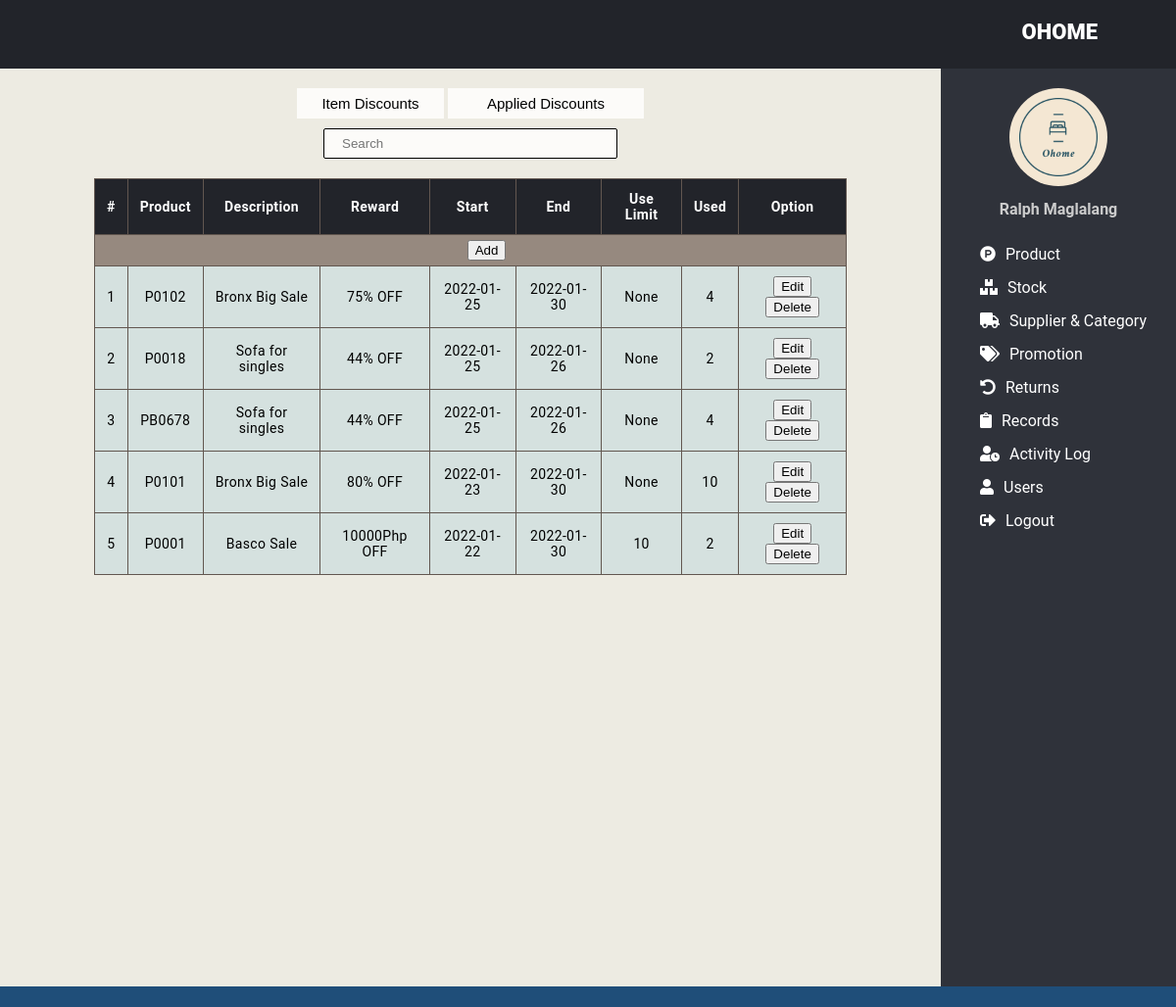
/POSINVENTORY/admin/adminpromotions.php (signed in), run on the app's committed database.
### tables this page shows
CREATE TABLE `tblpromos` (
  `promoID` int(10) NOT NULL,
  `promotype` varchar(20) NOT NULL,
  `description` varchar(50) NOT NULL,
  `rewardtype` varchar(5) NOT NULL,
  `reward` int(10) NOT NULL,
  `product` varchar(50) NOT NULL DEFAULT 'All ',
  `used` int(10) NOT NULL DEFAULT 0,
  `uselimit` int(10) DEFAULT NULL,
  `periodstart` date NOT NULL DEFAULT current_timestamp(),
  `periodend` date DEFAULT NULL
);

### POSINVENTORY/admin/adminpromotions.php (the view, shortened to what this page needs)
<?php
    require '../include/dbcon.php';
    if(isset($_SESSION["ID"]))
    {
        if(isset($_SESSION["AppliedTab"]))
        {
            $Display = "SELECT tblpromos.*,tblproducts.description as pdescription,tblproducts.price,tblproducts.quantity FROM tblpromos INNER JOIN tblproducts
                            WHERE tblpromos.product = tblproducts.productcode AND tblproducts.quantity !=0
                                AND (tblpromos.periodstart<=NOW() AND (tblpromos.periodend>=NOW() OR tblpromos.periodend=0))
                                AND (tblpromos.uselimit=0 OR (tblpromos.uselimit-tblpromos.used)>0)";
            if(isset($_GET["Search"])) {
                $Display .= " AND (tblpromos.description LIKE '%".$_GET["Search"]."%' OR tblpromos.product LIKE '%".$_GET["Search"]."%' OR tblproducts.description LIKE '%".$_GET["Search"]."%')";
                $_SESSION["Search"] = $_GET["Search"];}
        }
        elseif(isset($_SESSION["NewPromoProduct"]))
        {
            $Display = "SELECT * FROM tblproducts";
            if(isset($_GET["Search"])) {
                $Display .= " WHERE productcode LIKE '%".$_GET["Search"]."%' OR barcode LIKE '%".$_GET["Search"]."%' OR description LIKE '%".$_GET["Search"]."%' OR category LIKE '%".$_GET["Search"]."%'";
                $_SESSION["Search"] = $_GET["Search"];}
        }
        else
        {
            $Display = "SELECT * FROM tblpromos";
            $Display .= " ORDER BY periodstart DESC";
        }
    }
    else
    {
        header("location:../index.php");
    }
 ?>
<!DOCTYPE html>
<html>
    <head>
        <link rel="stylesheet" type="text/css" href="https://cdnjs.cloudflare.com/ajax/libs/font-awesome/5.13.0/css/all.min.css">
        <link rel="stylesheet" href="../styles.css">
    </head>
    <body>
    <header>
		<div class="right_area">
			<h3>Ohome</h3>
		</div>
	</header>
        <div class="main">
            <div class="activity">
                <div class="tabs">
                    <form method="post">
                        <button name="DiscountsTab">Item Discounts</button>
                        <button name="AppliedTab">Applied Discounts</button>
                    </form>
                    <form method="get">
                        <input type="search" name="Search" placeholder="Search" value="<?php echo isset($_SESSION['Search']) ? $_SESSION['Search'] : ''; ?>">
                    </form>
                </div>
                <table class="table">
                <?php
                    if(isset($_SESSION["NewPromoProduct"]))
                    {
                        echo   '<tr>
                                    <th>#</th><th>Product Code</th><th>Barcode</th><th>Description</th><th>Price</th><th>Category</th><th>Options</th>
                                </tr> ';
                        $pdoChoice = $pdoConnect->prepare($Display);
                        $pdoChoice->execute();
                        $num=0;
                        foreach ($pdoChoice as $choice)
                        {
                            if(isset($_SESSION["PromoProductCart"])){
                                $item_array_id = array_column($_SESSION["PromoProductCart"], "ProductCode");
                                if(in_array($choice['productcode'], $item_array_id)){
                                    continue;}}
                            $num++;
                            echo    '<tr>
                                    <td>'.$num.'</td>
                                    <td>'.$choice['productcode'].'</td>
                                    <td>'.$choice['barcode'].'</td>
                                    <td>'.$choice['description'].'</td>
                                    <td>'.$choice['price'].'</td>
                                    <td>'.$choice['category'].'</td>
                                    <td>
                                        <form method="post">
                                        <input type="hidden" name="ProductCode" value="'.$choice["productcode"].'">
                                        <input type="hidden" name="Description" value="'.$choice["description"].'">
                                        <input type="hidden" name="Price" value="'.$choice["price"].'">
                                        <button name="PromoProductAdd">Add</button>
                                        </form>
                                    </td>
                                    </tr>';
                        }
                    }
                    else
                    {
                        echo '<tr>
                            <th>#</th><th>Product</th><th>Description</th><th>Reward</th><th>Start</th><th>End</th><th>Use Limit</th><th>Used</th><th>Option</th>
                        </tr>';
                        echo    '<tr class="crud">
                                <td></td>
                                    <td colspan=9>
                                    <form method="post">
                                        <button name="NewPromoProduct">Add</button>
                                    </form>
                                    </td>
                                </tr>';
                        $pdoDisplay = $pdoConnect->prepare($Display);
                        $pdoDisplay->execute();
                        $num=0;
                        foreach ($pdoDisplay as $promo)
                        {
                            $num++;
                            if(isset($_POST["EditPromo"]) && $promo["promoID"]==$_POST["promoID"])
                            {
                                echo   '<tr class="crud"><td></td>
                                        <form method="post">
                                            <td>'.$promo['product'].'</td>
                                            <td><input type="text" name="description" placeholder="Description" value="'.$promo['description'].'" required></td>
                                            <td><input type="number" name="reward" min=1 placeholder="Discount Value" value="'.$promo['reward'].'" required>
                                            <select name="rewardtype">\r\n
                                                <option value="Php" '; echo $promo['rewardtype']=='Php' ? 'selected' : '' ; echo'>Php</option>\r\n
                                                <option value="%" '; echo $promo['rewardtype']=='%' ? 'selected' : '' ; echo'>%</option>\r\n
                                            </select></td>
                                            <td><input type="date" name="periodstart" min="'; echo $promo['periodstart']>date('Y-m-d') ? date('Y-m-d') : $promo['periodstart']; echo'" placeholder="Start" value="'.$promo['periodstart'].'" required></td>
                                            <td><input type="date" name="periodend" min="'.date('Y-m-d').'" placeholder="End" value="'; echo $promo['periodend']==0 ? '' : $promo['periodend']; echo'"></td>
                                            <td><input type="number" name="uselimit" min=1 placeholder="Use Limit" value="'; echo $promo['uselimit']==0 ? '' : $promo['uselimit']; echo'"></td>
                                            <td>'.$promo['used'].'</td>
                                            <input type="hidden" name="promoID" value="'.$promo["promoID"].'">
                                            <input type="hidden" name="product" value="'.$promo["product"].'">
                                            <td><button name="Cancel" form="cancel">Cancel</button> <button name="EditPromoDone">Done</button></td>
                                        </form>
                                        <form method="post" id="cancel"></form>
                                        </tr>';
                            }
                            else
                            {
                                echo   '<tr>
                                    <td>'.$num.'</td>
                                    <td>'.$promo['product'].'</td>
                                    <td>'.$promo['description'].'</td>
                                    <td>'.$promo['reward'].''.$promo['rewardtype'].' OFF</td>
                                    <td>'.$promo['periodstart'].'</td>
                                    <td>'; echo $promo['periodend']==0 ? 'None' : $promo['periodend']; echo'</td>
                                    <td>'; echo $promo['uselimit']==0 ? 'None' : $promo['uselimit']; echo'</td>
                                    <td>'.$promo['used'].'</td>
                                    <td>
                                    <form method="post">
                                        <input type="hidden" name="promoID" value="'.$promo["promoID"].'">
                                        <button name="EditPromo">Edit</button> <button name="DeletePromo">Delete</button>
                                    </form>
                                    </td>
                                    </tr>';
                            }
                        }
                    }
                ?>
                </table>
            </div>
            <div class="navigation">
                <?php
                    include '../include/adminnav.php';
                ?>
            </div>
        <div class="footer">
        </div>
    </body>
</html>

### POSINVENTORY/styles.css (style rules this page uses)
body { margin: 0; padding: 0; font-family: "Roboto", sans-serif; background-color: #edebe2; }
header { position: fixed; background: #22242A; padding: 20px; width: 100%; height: 30px; }
.right_area h3 { color: #fff; margin: 0; text-transform: uppercase; font-size: 22px; font-weight: 850; float: right; margin-right: 100px; }
.navigation { background: #2f323A; margin-top: 70px; padding-top: 20px; position: fixed; right: 0; width: 20%; height: 100%; transition: 0.5s; transition-property: right; }
.activity { position: fixed; margin-top: 70px; padding-bottom: 100px; width: 80%; height: 68%; float: left; overflow-y: scroll; text-align: center; }
.tabs { padding: 20px; }
.tabs button, .tabs select { width: 150px; padding: 7px 18px; border: none; font-size: 15px; background-color: rgba(255, 255, 255, 0.801); }
.tabs input { width: 300px; margin-top: 10px; padding: 7px 18px; border: 0.3px solid #000000; border-radius: 2px; background-color: rgba(255, 255, 255, 0.801); }
.tabs button[name="AppliedTab"], .tabs button[name="ChangePassword"] { width: 200px; }
.footer { width: 100%; height: 2vh; position: fixed; bottom: 0vh; background-color: #1F4E79; }
.table { width: 80%; border-collapse: collapse; margin: auto; margin-bottom: 200px; }
.table th { background-color: #22242A; color: #fff; font-weight: 600; padding: 12px; border: 1.5px solid #625750; }
.table tr, .table td { font-size: 14px; letter-spacing: 0.35px; background-color: #d5e1df; padding: 10px; border: 1px solid #625750; }
.crud td { color: #fff; background-color: #96897f; padding: 5px; border:none; }

### data on the page
tblpromos: product "P0102", description "Bronx Big Sale", reward "75", rewardtype "%", periodstart "2022-01-25", periodend "2022-01-30", uselimit "None", used "4"
tblpromos: product "P0018", description "Sofa for singles", reward "44", rewardtype "%", periodstart "2022-01-25", periodend "2022-01-26", uselimit "None", used "2"
tblpromos: product "PB0678", description "Sofa for singles", reward "44", rewardtype "%", periodstart "2022-01-25", periodend "2022-01-26", uselimit "None", used "4"
tblpromos: product "P0101", description "Bronx Big Sale", reward "80", rewardtype "%", periodstart "2022-01-23", periodend "2022-01-30", uselimit "None", used "10"
tblpromos: product "P0001", description "Basco Sale", reward "10000", rewardtype "Php", periodstart "2022-01-22", periodend "2022-01-30", uselimit "10", used "2"

### other printed values
$_SESSION["Name"] "Ralph Maglalang"
